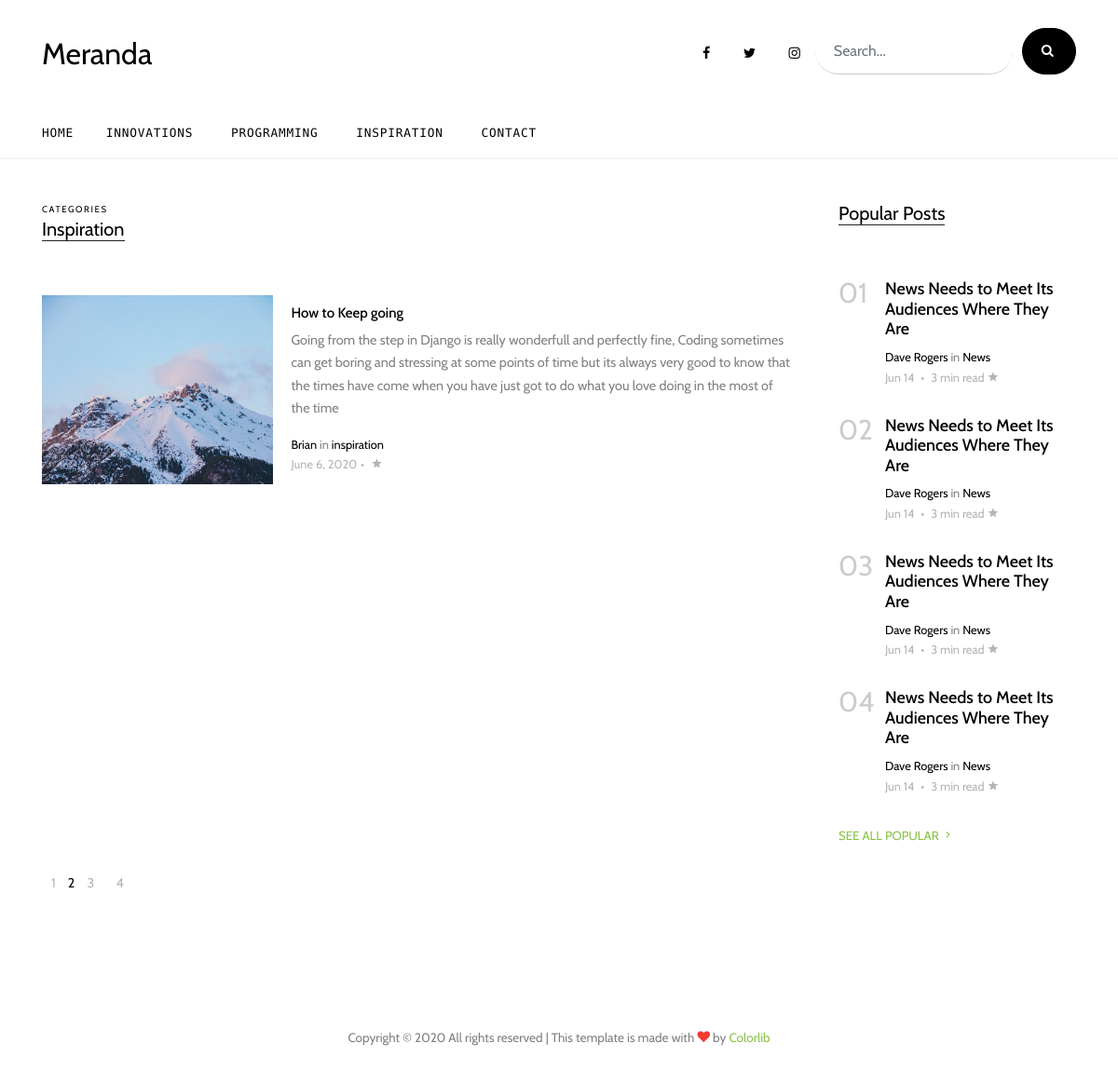
Screenshot of /inspiration/ with the database file from the repository.
### blog/models.py (models this page shows, shortened)
class Posts(models.Model):
    title = models.CharField(max_length=150)
    description = models.TextField()
    author = models.CharField(max_length=50, null=True, blank=True)
    tag = models.CharField(max_length=50)
    date_Created = models.DateField(auto_now_add=True)
    image = models.ImageField(upload_to='Trends')
    @property
    def authorPrest(self):
        try:
            post = self.author
        except:
            post = ''
        return post
    @property
    def imageUrl(self):
        try:
            url = self.image.url
        except:
            url = ''
        return url

### blog/views.py (the view)
# urls.py: path('inspiration/',views.inspirations,name='inspiration'),
def inspirations(request):
    inspiration = Posts.objects.filter(
        tag='inspiration').order_by('-date_Created')[:9]
    context = {'inspiration': inspiration}
    return render(request, 'blog/inspiration.html', context)

### templates/blog/inspiration.html
<!DOCTYPE html>
{% extends "blog/base.html" %}
{% load static %}
{% block main-content %}
<div class="site-section">
    <div class="container">
        <div class="row">
            <div class="col-lg-9">
                <div class="section-title">
                    <span class="caption d-block small">Categories</span>
                    <h2>Inspiration </h2>
                </div>
                {% for program in inspiration %}
                <div class="post-entry-2 d-flex">
                    <div class="thumbnail" style="background-image: url('{{program.imageUrl}}')"></div>
                    <div class="contents">
                        <h2><a href="{% url 'personalblog:post-Details' program.id %}">{{program.title}}</a></h2>
                        <p class="mb-3">{{program.description}}</p>
                        <div class="post-meta">
                            <span class="d-block"><a href="#">{{program.authorPrest}}</a> in <a
                                    href="#">{{program.tag}}</a></span>
                            <span class="date-read">{{program.date_Created}}<span class="mx-1">&bullet;</span> <span
                                    class="icon-star2"></span></span>
                        </div>
                    </div>
                </div>
                {% endfor %}
            </div>
            <div class="col-lg-3">
                <div class="section-title">
                    <h2>Popular Posts</h2>
                </div>
                <div class="trend-entry d-flex">
                    <div class="number align-self-start">01</div>
                    <div class="trend-contents">
                        <h2><a href="blog-single.html">News Needs to Meet Its Audiences Where They Are</a></h2>
                        <div class="post-meta">
                            <span class="d-block"><a href="#">Dave Rogers</a> in <a href="#">News</a></span>
                            <span class="date-read">Jun 14 <span class="mx-1">&bullet;</span> 3 min read <span
                                    class="icon-star2"></span></span>
                        </div>
                    </div>
                </div>
                <div class="trend-entry d-flex">
                    <div class="number align-self-start">02</div>
                    <div class="trend-contents">
                        <h2><a href="blog-single.html">News Needs to Meet Its Audiences Where They Are</a></h2>
                        <div class="post-meta">
                            <span class="d-block"><a href="#">Dave Rogers</a> in <a href="#">News</a></span>
                            <span class="date-read">Jun 14 <span class="mx-1">&bullet;</span> 3 min read <span
                                    class="icon-star2"></span></span>
                        </div>
                    </div>
                </div>
                <div class="trend-entry d-flex">
                    <div class="number align-self-start">03</div>
                    <div class="trend-contents">
                        <h2><a href="blog-single.html">News Needs to Meet Its Audiences Where They Are</a></h2>
                        <div class="post-meta">
                            <span class="d-block"><a href="#">Dave Rogers</a> in <a href="#">News</a></span>
                            <span class="date-read">Jun 14 <span class="mx-1">&bullet;</span> 3 min read <span
                                    class="icon-star2"></span></span>
                        </div>
                    </div>
                </div>
                <div class="trend-entry d-flex pl-0">
                    <div class="number align-self-start">04</div>
                    <div class="trend-contents">
                        <h2><a href="blog-single.html">News Needs to Meet Its Audiences Where They Are</a></h2>
                        <div class="post-meta">
                            <span class="d-block"><a href="#">Dave Rogers</a> in <a href="#">News</a></span>
                            <span class="date-read">Jun 14 <span class="mx-1">&bullet;</span> 3 min read <span
                                    class="icon-star2"></span></span>
                        </div>
                    </div>
                </div>
                <p>
                    <a href="#" class="more">See All Popular <span class="icon-keyboard_arrow_right"></span></a>
                </p>
            </div>
        </div>
        <div class="row">
            <div class="col-lg-6">
                <ul class="custom-pagination list-unstyled">
                    <li><a href="#">1</a></li>
                    <li class="active">2</li>
                    <li><a href="#">3</a></li>
                    <li><a href="#">4</a></li>
                </ul>
            </div>
        </div>
    </div>
</div>
{% endblock main-content %}

### static/css/style.css (style rules this page uses)
html { overflow-x: hidden; }
body { line-height: 1.7; color: gray; font-weight: 300; font-size: .9rem; }
a { -webkit-transition: .3s all ease; -o-transition: .3s all ease; transition: .3s all ease; }
h1, h2, h3, h4, h5, .h1, .h2, .h3, .h4, .h5 { font-family: "Cabin", -apple-system, BlinkMacSystemFont, "Segoe UI", Roboto, "Helvetica Neue", Arial, sans-serif, "Apple Color Emoji", "Segoe UI Emoji", "Segoe UI Symbol", "Noto Color Emoji"; }
.site-section { padding: 2.5em 0; }
@media (min-width: 768px) { .site-section { padding: 7em 0; } }
.section-title { color: #000; margin-bottom: 50px; }
.section-title h2 { font-size: 20px; font-weight: 400; border-bottom: 1px solid #222; position: relative; display: inline-block; }
.section-title h2:before { position: absolute; content: ""; height: 1px; background: #777; }
.post-meta { font-size: .8rem; }
.post-meta a { color: #000; }
.date-read { color: #b4b4b4; }
.post-entry-1, .post-entry-2 { font-size: .9rem; margin-bottom: 30px; }
.post-entry-1 h2, .post-entry-2 h2 { font-size: 20px; }
.post-entry-1 h2 a, .post-entry-2 h2 a { color: #000; }
.post-entry-2 { font-size: .9rem; }
.post-entry-2 .thumbnail { background-size: cover; background-position: center; width: 30%; }
.post-entry-2 .contents { width: 70%; padding: 10px 20px; }
.post-entry-2 .contents h2 { font-size: 15px; }
.trend-entry { margin-bottom: 30px; }
.trend-entry .number { -webkit-box-flex: 0; -ms-flex: 0 0 50px; flex: 0 0 50px; font-size: 30px; line-height: 1; color: #ccc; }
.trend-entry .trend-contents h2 { font-size: 18px; }
.trend-entry .trend-contents h2 a { color: #000; }
.caption { font-size: .9rem; text-transform: uppercase; letter-spacing: .1rem; }
.caption.small { font-size: .6rem; }
.more { color: #8bc34a; text-transform: uppercase; font-size: .83rem; }
.custom-pagination { padding: 0; margin: 0; font-size: .89rem; color: #000; }
.custom-pagination li { display: inline-block; }
.custom-pagination li a { padding: 10px 10px; display: inline-block; color: #b3b3b3; }

### rows the page displays
Posts: imageUrl (picture), title "How to Keep going", description "Going from the step in Django is really wonderfull and perfectly fine, Coding sometimes can get boring and stressing at some points of time but its always very good to know that the times have come when you have just got to do what you love doing in the most of the time", authorPrest "Brian", tag "inspiration", date_Created "June 6, 2020"
